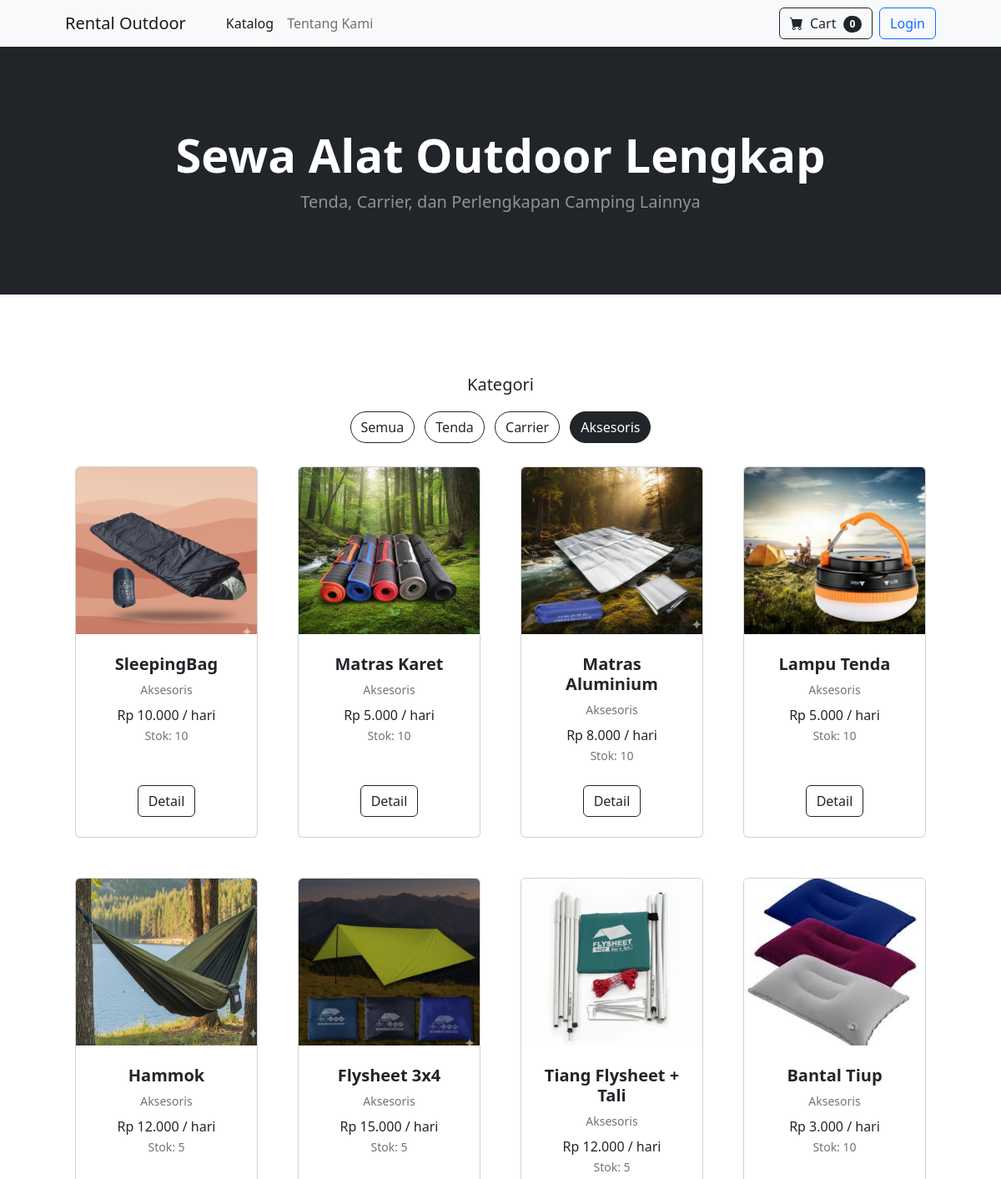
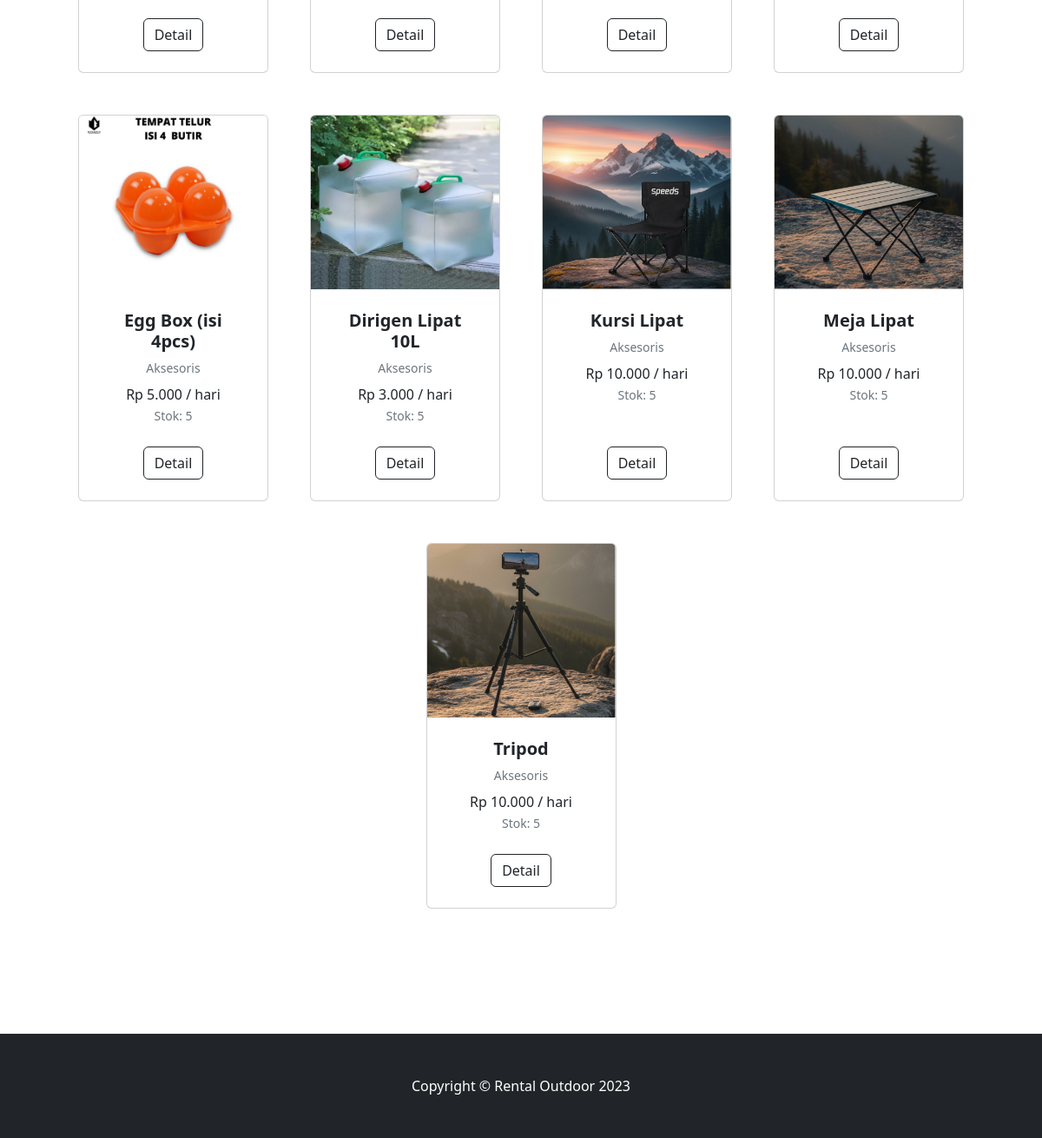
Screenshot of /ecommerce/index.php?category_id=3 with the database file from the repository (2 pictures, top to bottom).
### tables this page shows
CREATE TABLE IF NOT EXISTS categories (
    id INT AUTO_INCREMENT PRIMARY KEY,
    name VARCHAR(100) NOT NULL,
    description TEXT
);

CREATE TABLE IF NOT EXISTS products (
    id INT AUTO_INCREMENT PRIMARY KEY,
    category_id INT NOT NULL,
    name VARCHAR(100) NOT NULL,
    description TEXT,
    price_per_day DECIMAL(10, 2) NOT NULL,
    stock INT NOT NULL DEFAULT 0,
    image VARCHAR(255),
    status ENUM('active', 'inactive') DEFAULT 'active',
    created_at TIMESTAMP DEFAULT CURRENT_TIMESTAMP,
    updated_at TIMESTAMP DEFAULT CURRENT_TIMESTAMP ON UPDATE CURRENT_TIMESTAMP,
    FOREIGN KEY (category_id) REFERENCES categories(id) ON DELETE CASCADE
);

### public/ecommerce/index.php (the view, shortened to what this page needs)
<?php
require_once '../../config/db.php';
$stmt_cat = $pdo->query("SELECT * FROM categories");
$categories = $stmt_cat->fetchAll();
$category_id = isset($_GET['category_id']) ? $_GET['category_id'] : null;
$sql = "SELECT p.*, c.name as category_name FROM products p JOIN categories c ON p.category_id = c.id WHERE p.status = 'active'";
$params = [];
if ($category_id) {
    $sql .= " AND p.category_id = ?";
    $params[] = $category_id;
}
$sql .= " ORDER BY p.created_at DESC";
$stmt = $pdo->prepare($sql);
$stmt->execute($params);
$products = $stmt->fetchAll();
require_once '../../includes/shop_header.php';
?>
<div class="container mt-4 mb-5">
    <div class="row justify-content-center mb-4">
        <div class="col-md-10 text-center">
            <h5 class="mb-3">Kategori</h5>
            <a href="index.php" class="btn btn-<?php echo !$category_id ? 'dark' : 'outline-dark'; ?> m-1 rounded-pill">Semua</a>
            <?php foreach ($categories as $cat): ?>
                <a href="index.php?category_id=<?php echo $cat['id']; ?>" class="btn btn-<?php echo $category_id == $cat['id'] ? 'dark' : 'outline-dark'; ?> m-1 rounded-pill">
                    <?php echo htmlspecialchars($cat['name']); ?>
                </a>
            <?php endforeach; ?>
        </div>
    </div>
    <div class="row gx-4 gx-lg-5 row-cols-2 row-cols-md-3 row-cols-xl-4 justify-content-center">
        <?php if (empty($products)): ?>
            <div class="col-12 text-center">
                <p class="text-muted">Tidak ada produk di kategori ini.</p>
            </div>
        <?php else: ?>
            <?php foreach ($products as $product): ?>
            <div class="col mb-5">
                <div class="card h-100">
                    <?php if ($product['image']): ?>
                        <img class="card-img-top" src="/project-web-s5/web-rental-outdor/public/assets/uploads/products/<?php echo $product['image']; ?>" alt="..." style="height: 200px; object-fit: cover;" />
                    <?php else: ?>
                        <img class="card-img-top" src="https://dummyimage.com/450x300/dee2e6/6c757d.jpg" alt="..." />
                    <?php endif; ?>
                    <div class="card-body p-4">
                        <div class="text-center">
                            <h5 class="fw-bolder"><?php echo htmlspecialchars($product['name']); ?></h5>
                            <div class="small text-muted mb-2"><?php echo htmlspecialchars($product['category_name']); ?></div>
                            Rp <?php echo number_format($product['price_per_day'], 0, ',', '.'); ?> / hari
                            <br>
                            <small class="text-muted">Stok: <?php echo $product['stock']; ?></small>
                        </div>
                    </div>
                    <div class="card-footer p-4 pt-0 border-top-0 bg-transparent">
                        <div class="text-center"><a class="btn btn-outline-dark mt-auto" href="product_detail.php?id=<?php echo $product['id']; ?>">Detail</a></div>
                    </div>
                </div>
            </div>
            <?php endforeach; ?>
        <?php endif; ?>
    </div>
</div>
<?php
require_once '../../includes/shop_footer.php';
?>

### rows the page displays
categories: name "Tenda"
categories: name "Carrier"
categories: name "Aksesoris"
products: image (picture), name "SleepingBag", category.name "Aksesoris", price_per_day "10.000", stock "10"
products: image (picture), name "Matras Karet", category.name "Aksesoris", price_per_day "5.000", stock "10"
products: image (picture), name "Matras Aluminium", category.name "Aksesoris", price_per_day "8.000", stock "10"
products: image (picture), name "Lampu Tenda", category.name "Aksesoris", price_per_day "5.000", stock "10"
products: image (picture), name "Hammok", category.name "Aksesoris", price_per_day "12.000", stock "5"
products: image (picture), name "Flysheet 3x4", category.name "Aksesoris", price_per_day "15.000", stock "5"
products: image (picture), name "Tiang Flysheet + Tali", category.name "Aksesoris", price_per_day "12.000", stock "5"
products: image (picture), name "Bantal Tiup", category.name "Aksesoris", price_per_day "3.000", stock "10"
products: image (picture), name "Egg Box (isi 4pcs)", category.name "Aksesoris", price_per_day "5.000", stock "5"
products: image (picture), name "Dirigen Lipat 10L", category.name "Aksesoris", price_per_day "3.000", stock "5"
products: image (picture), name "Kursi Lipat", category.name "Aksesoris", price_per_day "10.000", stock "5"
products: image (picture), name "Meja Lipat", category.name "Aksesoris", price_per_day "10.000", stock "5"
products: image (picture), name "Tripod", category.name "Aksesoris", price_per_day "10.000", stock "5"
